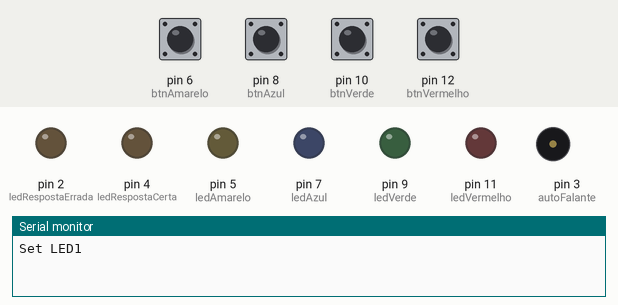
This sketch was run on a simulated Arduino Uno, built with avr-gcc and run on an emulated ATmega328P. Shown: output pins drawn as LEDs (lit = HIGH), buzzer (waves = sounding), the last lines printed to the serial monitor. Inputs (shaded band) come from the test bench; at power-on: pin 6 (btnAmarelo), pin 8 (btnAzul), pin 10 (btnVerde), pin 12 (btnVermelho) HIGH. Random numbers use the default seed unless the sketch sets one.

Above: at 1.7 s.
1.8 s: pin 6 (btnAmarelo) pulled LOW for 0.15 s
At 2.4 s:
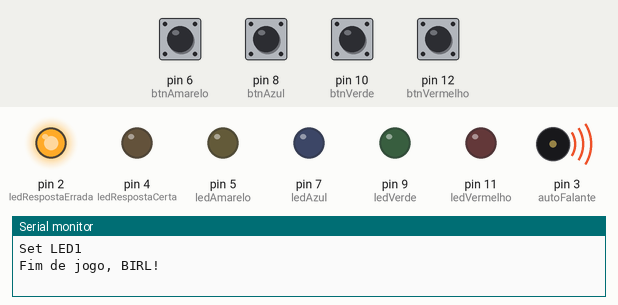
At 3.69 s:
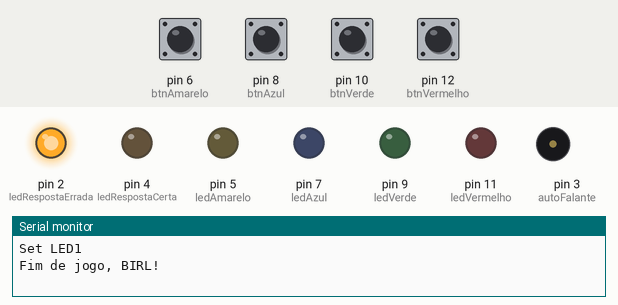
Timing chart, 0 to 10.9 s (numbered marks = the images above; inputs shaded):
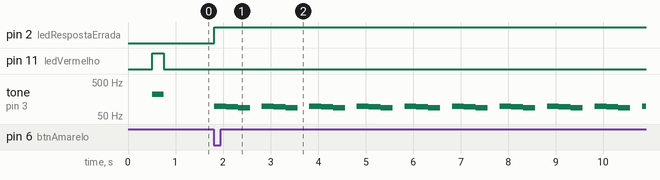

Measured:
- after the input at 1.8 s, pin 2 (ledRespostaErrada): LOW → HIGH at once; tone on pin 3 (autoFalante): silent → 98 Hz at once, then repeats every 1.0 s: 93 Hz 0.25 s, 87 Hz 0.25 s, silent 0.25 s, 98 Hz 0.25 s

The sketch:

Simon.ino
```cpp
//LEDs
#define ledVermelho     11
#define ledVerde   9
#define ledAzul    7
#define ledAmarelo  5
#define ledRespostaCerta 4
#define ledRespostaErrada   2

//Botões
#define btnVermelho    12
#define btnVerde  10
#define btnAzul   8
#define btnAmarelo 6

//Autofalante
#define autoFalante  3
#define autoFalVermelho 220
#define autoFalVerde 262
#define autoFalAzul 330
#define autoFalAmarelo 392
#define autoFalDuracao 250

//Simon
int velocidadeJogo = 250;
int statusJogo = 0;
int const sequenciaMaximaJogo = 50;
int sequenciaJogo[sequenciaMaximaJogo];
int faseJogo = 0;
int fase = 0;

void setup(){
  Serial.begin(9600);

  randomSeed(analogRead(0));

  pinMode(ledVermelho, OUTPUT);
  pinMode(ledVerde, OUTPUT);
  pinMode(ledAzul, OUTPUT);
  pinMode(ledAmarelo, OUTPUT);
  pinMode(ledRespostaCerta, OUTPUT);
  pinMode(ledRespostaErrada, OUTPUT);
  pinMode(btnVermelho, INPUT_PULLUP);
  pinMode(btnVerde, INPUT_PULLUP);
  pinMode(btnAzul, INPUT_PULLUP);
  pinMode(btnAmarelo, INPUT_PULLUP);
  pinMode(autoFalante, OUTPUT);
}

void loop(){

  switch(statusJogo){
    case 0:
      resetGame();
      break;
    case 1:
      Sequencia();
      break;
    case 2:
      obterSequencia();
      break;
    case 3:
      gameOver();
      break;
  }

}

void Sequencia(){
  for(int i=0; i<=faseJogo; i++){
    Serial.print("Set LED");
    Serial.println(sequenciaJogo[i]);
    delay(velocidadeJogo*2);
    setLED(sequenciaJogo[i]);
    tocarAlarme(sequenciaJogo[i]);
    delay(velocidadeJogo);
    clearLEDs();

  }
  statusJogo = 2;
}

void obterSequencia(){
  int button_value = obterSequencias();

  if(button_value > 0){
    if(button_value == sequenciaJogo[fase]){
      setLED(button_value);
      tocarAlarme(button_value);
      digitalWrite(ledRespostaCerta, HIGH);
      delay(velocidadeJogo);
      clearLEDs();
      digitalWrite(ledRespostaCerta, LOW);

      velocidadeJogo = velocidadeJogo-15;

      Serial.println("Correto!");

      if(fase == faseJogo){
        fase = 0;
        faseJogo++;
        statusJogo = 1;
        Serial.println("proximooo");

        setLEDs(true,true,true,true);
        delay(velocidadeJogo);
        setLEDs(false,false,false,false);


      }else{
        fase++;
      }

      delay(10);

    }else{
      statusJogo = 3;
      Serial.println("Fim de jogo, BIRL!");
    }
  }

  delay(10);
}

void resetGame(){
  fase = 0;
  faseJogo = 0;

  for(int i=0; i<sequenciaMaximaJogo; i++){
    sequenciaJogo[i] = random(4) + 1;
  }

  statusJogo = 1;
}

void gameOver(){
  digitalWrite(ledRespostaErrada, HIGH);
  tone(autoFalante, 98, autoFalDuracao);
  delay(autoFalDuracao);
  tone(autoFalante, 93, autoFalDuracao);
  delay(autoFalDuracao);
  tone(autoFalante, 87, autoFalDuracao);
  delay(autoFalDuracao);
  delay(velocidadeJogo);
}

void setLED(int id){
  switch(id){
    case 0:
      setLEDs(false,false,false,false);
      break;
    case 1:
      setLEDs(true,false,false,false);
      break;
    case 2:
      setLEDs(false,true,false,false);
      break;
    case 3:
      setLEDs(false,false,true,false);
      break;
    case 4:
      setLEDs(false,false,false,true);
      break;
  }
}

void tocarAlarme(int id){
  switch(id){
    case 0:
      noTone(autoFalante);
      break;
    case 1:
      tone(autoFalante, autoFalVermelho, autoFalDuracao);
      break;
    case 2:
      tone(autoFalante, autoFalVerde, autoFalDuracao);
      break;
    case 3:
      tone(autoFalante, autoFalAzul, autoFalDuracao);
      break;
    case 4:
      tone(autoFalante, autoFalAmarelo, autoFalDuracao);
      break;
  }
}

void setLEDs(boolean red, boolean green, boolean blue, int yellow ){
  if (red) digitalWrite(ledVermelho, HIGH);
  else digitalWrite(ledVermelho, LOW);
  if (green) digitalWrite(ledVerde, HIGH);
  else digitalWrite(ledVerde, LOW);
  if (blue) digitalWrite(ledAzul, HIGH);
  else digitalWrite(ledAzul, LOW);
  if (yellow) digitalWrite(ledAmarelo, HIGH);
  else digitalWrite(ledAmarelo, LOW);
}

void clearLEDs(){
  setLEDs(false,false,false,false);
}

int obterSequencias(void){
  if (digitalRead(btnVermelho) == 0) return 1;
  else if (digitalRead(btnVerde) == 0) return 2;
  else if (digitalRead(btnAzul) == 0) return 3;
  else if (digitalRead(btnAmarelo) == 0) return 4;

  return 0;
}
```
